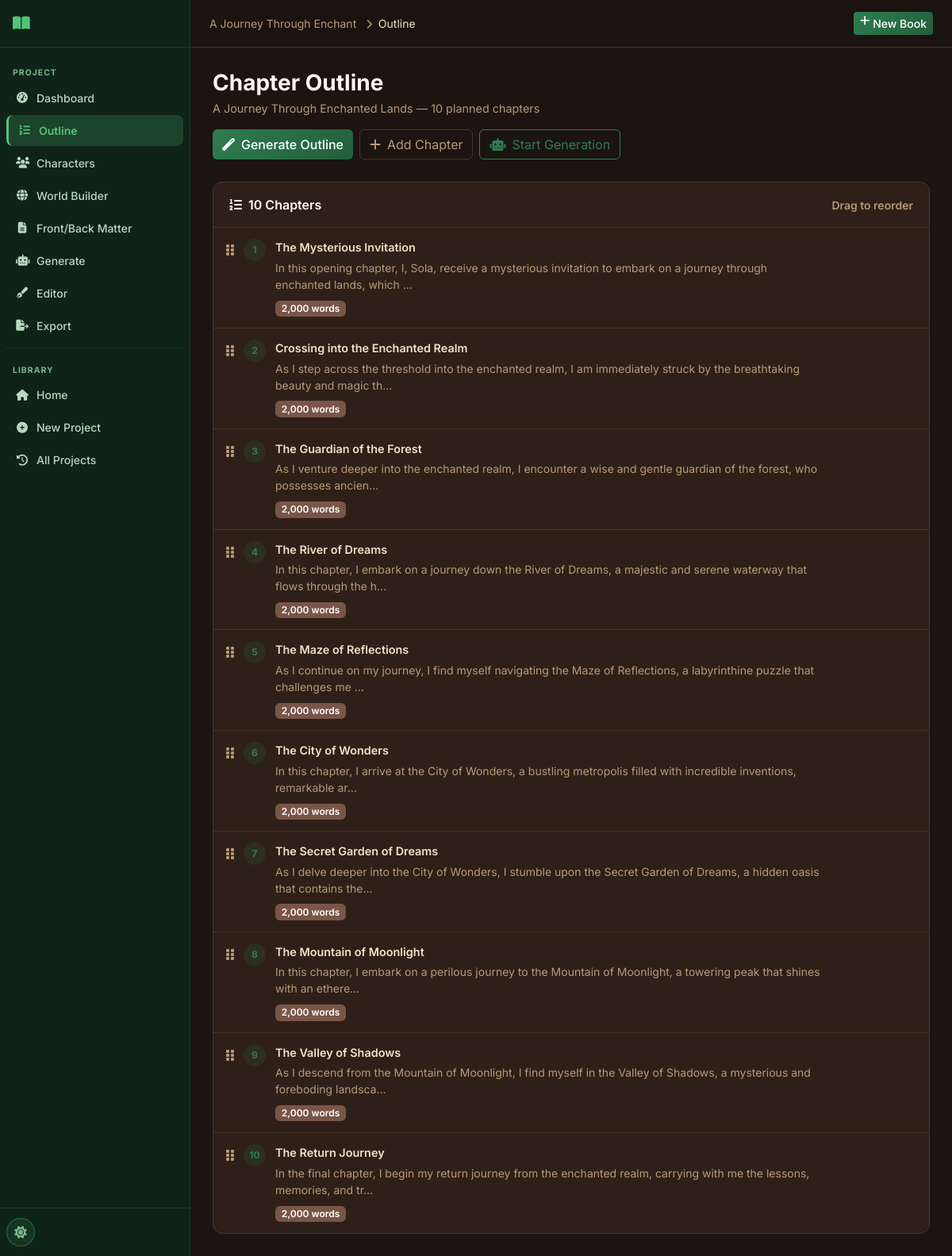
Page /project/10/outline on the earlier database version.
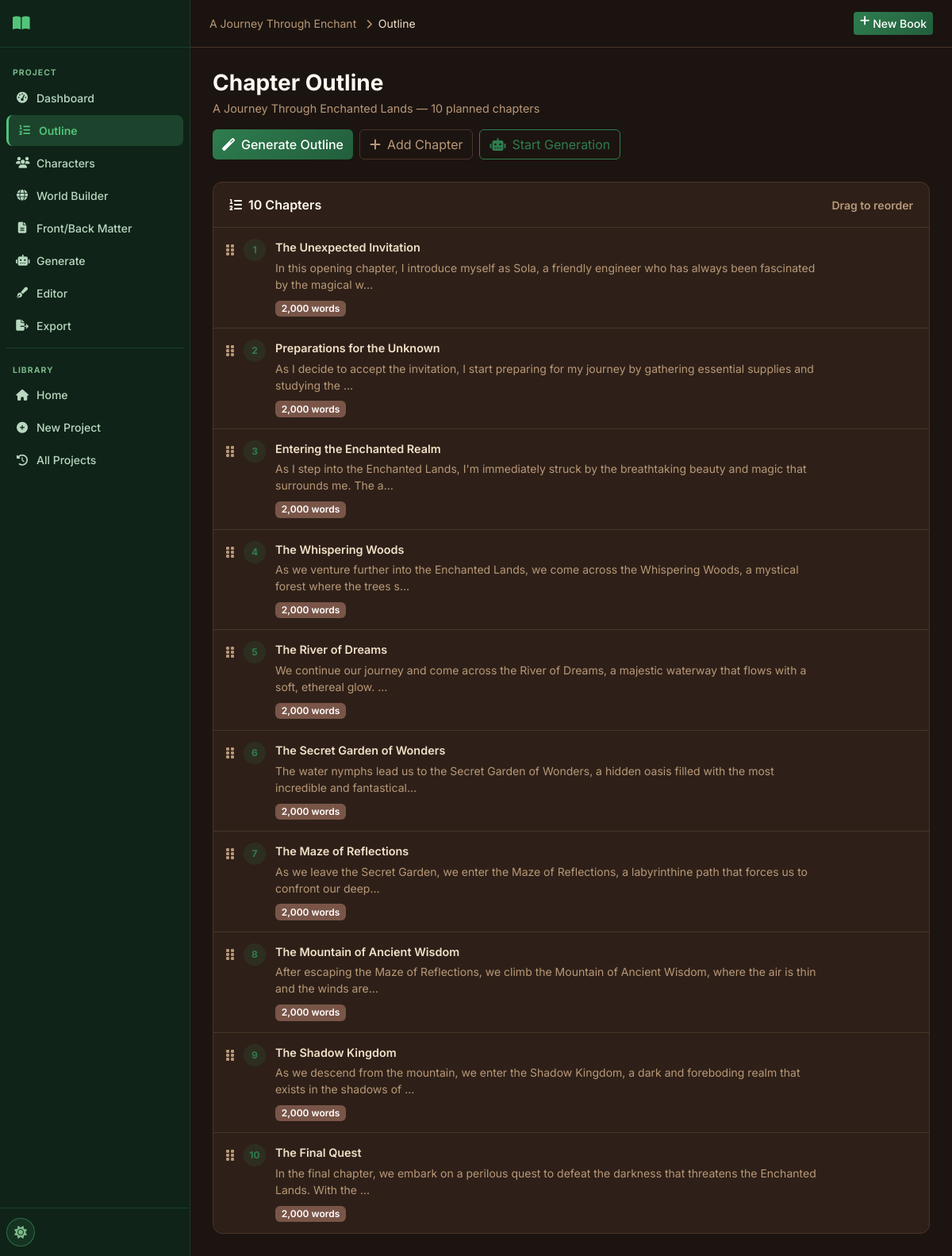
Same page on the later database version.
### tables this page shows
CREATE TABLE outline (
    id INTEGER PRIMARY KEY AUTOINCREMENT,
    project_id INTEGER NOT NULL,
    chapter_number INTEGER NOT NULL,
    chapter_title TEXT DEFAULT '',
    summary TEXT DEFAULT '',
    target_word_count INTEGER DEFAULT 2000,
    order_index INTEGER DEFAULT 0,
    FOREIGN KEY (project_id) REFERENCES projects(id) ON DELETE CASCADE
);

### routes/outline.py (the view)
@bp.route('/project/<int:project_id>/outline')
def outline_page(project_id):
    db = get_db()
    project = db.execute('SELECT * FROM projects WHERE id = ?', (project_id,)).fetchone()
    if not project:
        return redirect(url_for('main.history'))
    chapters = db.execute(
        'SELECT * FROM outline WHERE project_id = ? ORDER BY order_index, chapter_number',
        (project_id,)
    ).fetchall()
    groq_configured = bool(get_setting(db, 'groq_api_key'))
    gen_rows = db.execute(
        "SELECT id, chapter_number FROM chapters WHERE project_id = ? AND status = 'generated'",
        (project_id,)
    ).fetchall()
    generated_map = {row['chapter_number']: row['id'] for row in gen_rows}
    return render_template('outline.html', project=project, chapters=chapters,
                           groq_configured=groq_configured, generated_map=generated_map)

### database/__init__.py (called while the page is built)
def get_db():
    if 'db' not in g:
        db_path = current_app.config['DATABASE']
        os.makedirs(os.path.dirname(db_path), exist_ok=True)
        g.db = sqlite3.connect(db_path)
        g.db.row_factory = sqlite3.Row
        g.db.execute('PRAGMA foreign_keys = ON')
        g.db.execute('PRAGMA journal_mode = WAL')
    return g.db

### utils/helpers.py (called while the page is built)
def get_setting(db, key, default=''):
    row = db.execute('SELECT value FROM settings WHERE key = ?', (key,)).fetchone()
    return row['value'] if row else default

### templates/outline.html (shortened to what this page needs)
{% extends "base.html" %}
{% block breadcrumb %}
<a href="{{ url_for('projects.project_detail', project_id=project.id) }}" class="text-muted text-decoration-none">{{ project.title[:25] }}</a>
<i class="fas fa-chevron-right mx-2 text-muted small"></i>Outline
{% endblock %}
{% block content %}
<div class="page-header">
  <div>
    <h1 class="page-title">Chapter Outline</h1>
    <p class="page-subtitle">{{ project.title }} — {{ project.num_chapters }} planned chapters</p>
  </div>
  <div class="d-flex gap-2 flex-wrap">
    <button class="btn btn-primary" id="btnGenOutline" {% if not groq_configured %}disabled title="Configure Groq API key first"{% endif %}>
      <i class="fas fa-magic me-2"></i>Generate Outline
    </button>
    <button class="btn btn-outline-secondary" onclick="addChapterModal()">
      <i class="fas fa-plus me-2"></i>Add Chapter
    </button>
    <a href="{{ url_for('chapters.generation_page', project_id=project.id) }}" class="btn btn-outline-primary">
      <i class="fas fa-robot me-2"></i>Start Generation
    </a>
  </div>
</div>
<div id="outlineContainer">
  {% if chapters %}
  <div class="card data-card">
    <div class="card-header d-flex align-items-center justify-content-between">
      <span><i class="fas fa-list-ol me-2"></i>{{ chapters | length }} Chapters</span>
      <small class="text-muted">Drag to reorder</small>
    </div>
    <div id="chapterList" class="chapter-outline-list">
      {% for ch in chapters %}
      <div class="outline-item" data-id="{{ ch.id }}" draggable="true">
        <div class="outline-drag-handle"><i class="fas fa-grip-vertical"></i></div>
        <div class="outline-num">{{ ch.chapter_number }}</div>
        <div class="outline-content">
          <div class="outline-title">{{ ch.chapter_title or 'Untitled Chapter' }}</div>
          <div class="outline-summary text-muted small">{{ ch.summary[:120] }}{% if ch.summary|length > 120 %}…{% endif %}</div>
          <div class="outline-meta">
            <span class="badge bg-secondary">{{ '{:,}'.format(ch.target_word_count) }} words</span>
          </div>
        </div>
      </div>
      {% endfor %}
    </div>
  </div>
  {% else %}
  <div class="empty-state">
    <div class="empty-icon"><i class="fas fa-list-ol"></i></div>
    <h3>No outline yet</h3>
    <p>Generate an AI outline for your {{ project.num_chapters }}-chapter book, or add chapters manually.</p>
  </div>
  {% endif %}
</div>
{% endblock %}

Differences in the rows shown:
removed outline: chapter_number "1", chapter_title "The Mysterious Invitation", summary "In this opening chapter, I, Sola, receive a mysterious invitation to embark on a journey through enchanted lands, which", target_word_count "2,000"
removed outline: chapter_number "2", chapter_title "Crossing into the Enchanted Realm", summary "As I step across the threshold into the enchanted realm, I am immediately struck by the breathtaking beauty and magic th", target_word_count "2,000"
removed outline: chapter_number "3", chapter_title "The Guardian of the Forest", summary "As I venture deeper into the enchanted realm, I encounter a wise and gentle guardian of the forest, who possesses ancien", target_word_count "2,000"
removed outline: chapter_number "4", chapter_title "The River of Dreams", summary "In this chapter, I embark on a journey down the River of Dreams, a majestic and serene waterway that flows through the h", target_word_count "2,000"
removed outline: chapter_number "5", chapter_title "The Maze of Reflections", summary "As I continue on my journey, I find myself navigating the Maze of Reflections, a labyrinthine puzzle that challenges me", target_word_count "2,000"
removed outline: chapter_number "6", chapter_title "The City of Wonders", summary "In this chapter, I arrive at the City of Wonders, a bustling metropolis filled with incredible inventions, remarkable ar", target_word_count "2,000"
removed outline: chapter_number "7", chapter_title "The Secret Garden of Dreams", summary "As I delve deeper into the City of Wonders, I stumble upon the Secret Garden of Dreams, a hidden oasis that contains the", target_word_count "2,000"
removed outline: chapter_number "8", chapter_title "The Mountain of Moonlight", summary "In this chapter, I embark on a perilous journey to the Mountain of Moonlight, a towering peak that shines with an ethere", target_word_count "2,000"
removed outline: chapter_number "9", chapter_title "The Valley of Shadows", summary "As I descend from the Mountain of Moonlight, I find myself in the Valley of Shadows, a mysterious and foreboding landsca", target_word_count "2,000"
removed outline: chapter_number "10", chapter_title "The Return Journey", summary "In the final chapter, I begin my return journey from the enchanted realm, carrying with me the lessons, memories, and tr", target_word_count "2,000"
added outline: chapter_number "1", chapter_title "The Unexpected Invitation", summary "In this opening chapter, I introduce myself as Sola, a friendly engineer who has always been fascinated by the magical w", target_word_count "2,000"
added outline: chapter_number "2", chapter_title "Preparations for the Unknown", summary "As I decide to accept the invitation, I start preparing for my journey by gathering essential supplies and studying the", target_word_count "2,000"
added outline: chapter_number "3", chapter_title "Entering the Enchanted Realm", summary "As I step into the Enchanted Lands, I'm immediately struck by the breathtaking beauty and magic that surrounds me. The a", target_word_count "2,000"
added outline: chapter_number "4", chapter_title "The Whispering Woods", summary "As we venture further into the Enchanted Lands, we come across the Whispering Woods, a mystical forest where the trees s", target_word_count "2,000"
added outline: chapter_number "5", chapter_title "The River of Dreams", summary "We continue our journey and come across the River of Dreams, a majestic waterway that flows with a soft, ethereal glow.", target_word_count "2,000"
added outline: chapter_number "6", chapter_title "The Secret Garden of Wonders", summary "The water nymphs lead us to the Secret Garden of Wonders, a hidden oasis filled with the most incredible and fantastical", target_word_count "2,000"
added outline: chapter_number "7", chapter_title "The Maze of Reflections", summary "As we leave the Secret Garden, we enter the Maze of Reflections, a labyrinthine path that forces us to confront our deep", target_word_count "2,000"
added outline: chapter_number "8", chapter_title "The Mountain of Ancient Wisdom", summary "After escaping the Maze of Reflections, we climb the Mountain of Ancient Wisdom, where the air is thin and the winds are", target_word_count "2,000"
added outline: chapter_number "9", chapter_title "The Shadow Kingdom", summary "As we descend from the mountain, we enter the Shadow Kingdom, a dark and foreboding realm that exists in the shadows of", target_word_count "2,000"
added outline: chapter_number "10", chapter_title "The Final Quest", summary "In the final chapter, we embark on a perilous quest to defeat the darkness that threatens the Enchanted Lands. With the", target_word_count "2,000"
